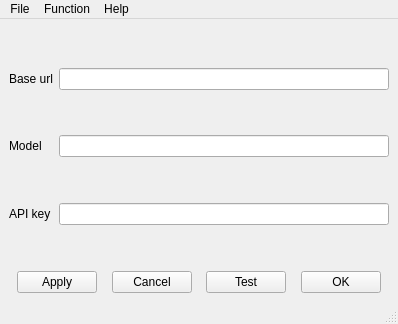
<?xml version="1.0" encoding="UTF-8"?>
<ui version="4.0">
 <class>customClient</class>
 <widget class="QMainWindow" name="customClient">
  <property name="geometry">
   <rect>
    <x>0</x>
    <y>0</y>
    <width>398</width>
    <height>324</height>
   </rect>
  </property>
  <property name="windowTitle">
   <string>[ADVANCED]Custome AI Client</string>
  </property>
  <widget class="QWidget" name="centralwidget">
   <layout class="QVBoxLayout" name="verticalLayout_2">
    <item>
     <layout class="QFormLayout" name="formLayout">
      <item row="0" column="0">
       <spacer name="verticalSpacer_5">
        <property name="orientation">
         <enum>Qt::Vertical</enum>
        </property>
        <property name="sizeHint" stdset="0">
         <size>
          <width>20</width>
          <height>40</height>
         </size>
        </property>
       </spacer>
      </item>
      <item row="0" column="1">
       <spacer name="verticalSpacer_2">
        <property name="orientation">
         <enum>Qt::Vertical</enum>
        </property>
        <property name="sizeHint" stdset="0">
         <size>
          <width>20</width>
          <height>40</height>
         </size>
        </property>
       </spacer>
      </item>
      <item row="1" column="0">
       <widget class="QLabel" name="label">
        <property name="text">
         <string>Base url</string>
        </property>
       </widget>
      </item>
      <item row="1" column="1">
       <widget class="QLineEdit" name="lineEdit"/>
      </item>
      <item row="2" column="0">
       <spacer name="verticalSpacer_3">
        <property name="orientation">
         <enum>Qt::Vertical</enum>
        </property>
        <property name="sizeHint" stdset="0">
         <size>
          <width>20</width>
          <height>40</height>
         </size>
        </property>
       </spacer>
      </item>
      <item row="2" column="1">
       <spacer name="verticalSpacer_4">
        <property name="orientation">
         <enum>Qt::Vertical</enum>
        </property>
        <property name="sizeHint" stdset="0">
         <size>
          <width>20</width>
          <height>40</height>
         </size>
        </property>
       </spacer>
      </item>
      <item row="3" column="0">
       <widget class="QLabel" name="label_2">
        <property name="text">
         <string>Model</string>
        </property>
       </widget>
      </item>
      <item row="3" column="1">
       <widget class="QLineEdit" name="lineEdit_2"/>
      </item>
      <item row="4" column="0">
       <spacer name="verticalSpacer_6">
        <property name="orientation">
         <enum>Qt::Vertical</enum>
        </property>
        <property name="sizeHint" stdset="0">
         <size>
          <width>20</width>
          <height>40</height>
         </size>
        </property>
       </spacer>
      </item>
      <item row="4" column="1">
       <spacer name="verticalSpacer_7">
        <property name="orientation">
         <enum>Qt::Vertical</enum>
        </property>
        <property name="sizeHint" stdset="0">
         <size>
          <width>20</width>
          <height>40</height>
         </size>
        </property>
       </spacer>
      </item>
      <item row="5" column="0">
       <widget class="QLabel" name="label_3">
        <property name="text">
         <string>API key</string>
        </property>
       </widget>
      </item>
      <item row="5" column="1">
       <widget class="QLineEdit" name="lineEdit_3"/>
      </item>
      <item row="6" column="0">
       <spacer name="verticalSpacer_8">
        <property name="orientation">
         <enum>Qt::Vertical</enum>
        </property>
        <property name="sizeHint" stdset="0">
         <size>
          <width>20</width>
          <height>40</height>
         </size>
        </property>
       </spacer>
      </item>
      <item row="6" column="1">
       <spacer name="verticalSpacer">
        <property name="orientation">
         <enum>Qt::Vertical</enum>
        </property>
        <property name="sizeHint" stdset="0">
         <size>
          <width>20</width>
          <height>40</height>
         </size>
        </property>
       </spacer>
      </item>
     </layout>
    </item>
    <item>
     <layout class="QHBoxLayout" name="horizontalLayout">
      <item>
       <spacer name="horizontalSpacer">
        <property name="orientation">
         <enum>Qt::Horizontal</enum>
        </property>
        <property name="sizeHint" stdset="0">
         <size>
          <width>40</width>
          <height>20</height>
         </size>
        </property>
       </spacer>
      </item>
      <item>
       <widget class="QPushButton" name="pushButton_3">
        <property name="text">
         <string>Apply</string>
        </property>
       </widget>
      </item>
      <item>
       <spacer name="horizontalSpacer_3">
        <property name="orientation">
         <enum>Qt::Horizontal</enum>
        </property>
        <property name="sizeHint" stdset="0">
         <size>
          <width>40</width>
          <height>20</height>
         </size>
        </property>
       </spacer>
      </item>
      <item>
       <widget class="QPushButton" name="pushButton_2">
        <property name="text">
         <string>Cancel</string>
        </property>
       </widget>
      </item>
      <item>
       <spacer name="horizontalSpacer_4">
        <property name="orientation">
         <enum>Qt::Horizontal</enum>
        </property>
        <property name="sizeHint" stdset="0">
         <size>
          <width>40</width>
          <height>20</height>
         </size>
        </property>
       </spacer>
      </item>
      <item>
       <widget class="QPushButton" name="pushButton">
        <property name="text">
         <string>Test</string>
        </property>
       </widget>
      </item>
      <item>
       <spacer name="horizontalSpacer_5">
        <property name="orientation">
         <enum>Qt::Horizontal</enum>
        </property>
        <property name="sizeHint" stdset="0">
         <size>
          <width>40</width>
          <height>20</height>
         </size>
        </property>
       </spacer>
      </item>
      <item>
       <widget class="QPushButton" name="pushButton_4">
        <property name="text">
         <string>OK</string>
        </property>
       </widget>
      </item>
      <item>
       <spacer name="horizontalSpacer_2">
        <property name="orientation">
         <enum>Qt::Horizontal</enum>
        </property>
        <property name="sizeHint" stdset="0">
         <size>
          <width>40</width>
          <height>20</height>
         </size>
        </property>
       </spacer>
      </item>
     </layout>
    </item>
   </layout>
  </widget>
  <widget class="QMenuBar" name="menubar">
   <property name="geometry">
    <rect>
     <x>0</x>
     <y>0</y>
     <width>398</width>
     <height>24</height>
    </rect>
   </property>
   <widget class="QMenu" name="menuFile">
    <property name="title">
     <string>File</string>
    </property>
    <addaction name="actionExit"/>
   </widget>
   <widget class="QMenu" name="menuFunction">
    <property name="title">
     <string>Function</string>
    </property>
    <addaction name="actionClear"/>
    <addaction name="actionTest_base_url"/>
    <addaction name="actionTest_model_API_charged"/>
   </widget>
   <widget class="QMenu" name="menuHelp">
    <property name="title">
     <string>Help</string>
    </property>
    <addaction name="actionWhat_s_this"/>
    <addaction name="actionGuide"/>
   </widget>
   <addaction name="menuFile"/>
   <addaction name="menuFunction"/>
   <addaction name="menuHelp"/>
  </widget>
  <widget class="QStatusBar" name="statusbar"/>
  <action name="actionExit">
   <property name="text">
    <string>Exit</string>
   </property>
  </action>
  <action name="actionClear">
   <property name="text">
    <string>Clear</string>
   </property>
  </action>
  <action name="actionTest_base_url">
   <property name="text">
    <string>Test base url</string>
   </property>
  </action>
  <action name="actionTest_model_API_charged">
   <property name="text">
    <string>Test model(API charged)</string>
   </property>
  </action>
  <action name="actionWhat_s_this">
   <property name="text">
    <string>What's this?</string>
   </property>
  </action>
  <action name="actionGuide">
   <property name="text">
    <string>Guide</string>
   </property>
  </action>
 </widget>
 <resources/>
 <connections/>
</ui>
